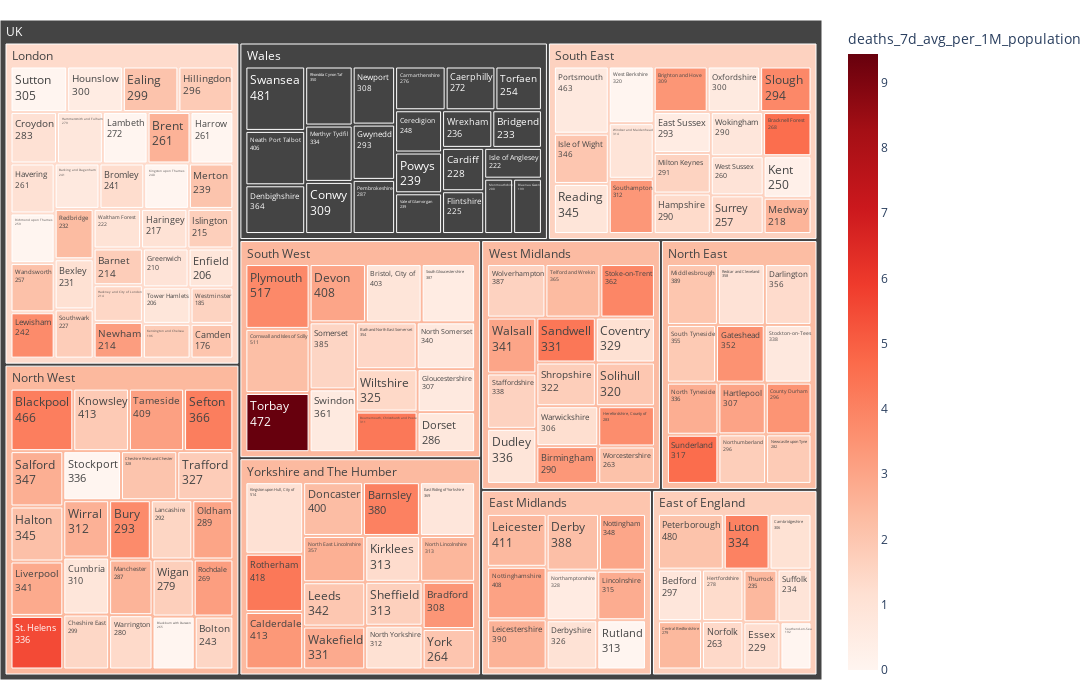

The notebook cell saved with this chart:
### Markdown cell above
#### Using the Plotly Express Treemap

To create the treemap, we use Plotly Express.  Using the path parameter we can setup the hierachy between Region and UTLA, and then specify what the treemap size is based on and what the colours are based on.  Once the chart is generated, you can zoom in and out of specific regions.  Note that Wales doesn't have values for the deaths metric so there is no colour codes.

### Code cell
fig = px.treemap(df, path=[px.Constant("UK"),'region_name', 'utla_name'], values='positive_cases_7d_sum_per_100K_population',
                  color='deaths_7d_avg_per_1M_population',
                  color_continuous_scale='reds')
fig.data[0].textinfo = 'label+text+value'
fig.update_layout(margin = dict(t=20, l=0, r=0, b=20), autosize=False,width=1200,height=700)
fig.show()

### Figure 1 — Plotly figure (JSON) as saved in the notebook; plotly's stock layout.template omitted (floating-point values rounded to 4 significant figures; data arrays with more than 128 entries replaced by an {"elided": "..."} marker saying what was removed)
{"data": [{"branchvalues": "total", "customdata": {"elided": "181x1 float values"}, "domain": {"x": [0, 1], "y": [0, 1]}, "hovertemplate": "labels=%{label}<br>positive_cases_7d_sum_per_100K_population=%{value}<br>parent=%{parent}<br>id=%{id}<br>deaths_7d_avg_per_1M_population=%{color}<extra></extra>", "ids": {"elided": "181 str values"}, "labels": {"elided": "181 str values"}, "marker": {"coloraxis": "coloraxis", "colors": {"elided": "181 float values"}}, "name": "", "parents": {"elided": "181 str values"}, "textinfo": "label+text+value", "type": "treemap", "values": {"elided": "181 int values"}}], "layout": {"autosize": false, "coloraxis": {"colorbar": {"title": {"text": "deaths_7d_avg_per_1M_population"}}, "colorscale": [[0, "rgb(255,245,240)"], [0.125, "rgb(254,224,210)"], [0.25, "rgb(252,187,161)"], [0.375, "rgb(252,146,114)"], [0.5, "rgb(251,106,74)"], [0.625, "rgb(239,59,44)"], [0.75, "rgb(203,24,29)"], [0.875, "rgb(165,15,21)"], [1, "rgb(103,0,13)"]]}, "height": 700, "legend": {"tracegroupgap": 0}, "margin": {"b": 20, "l": 0, "r": 0, "t": 20}, "width": 1200}}
